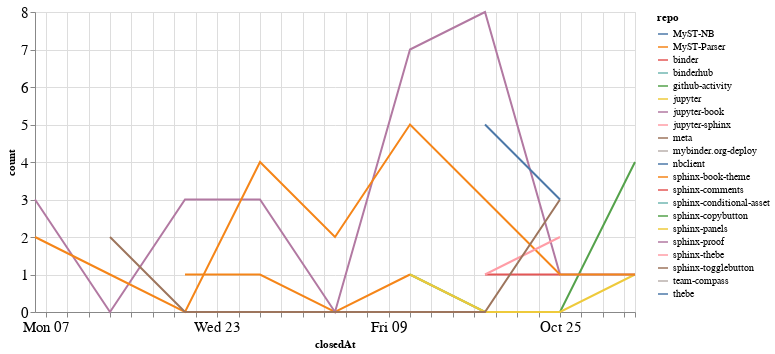

Source (notebook cell):
### Code cell
closed_by_time = closed_by.groupby('repo').resample('W', on='closedAt').count()['author'].reset_index()
closed_by_time = closed_by_time.rename(columns={'author': 'count'})

alt.Chart(closed_by_time, width=600).mark_line().encode(
    x='closedAt',
    y='count',
    color='repo',
    tooltip="repo"
)

### Figure 1 — Vega-Lite specification as saved in the notebook (floating-point values rounded to 4 significant figures)
{"config": {"axisLeft": {"labelFontSize": 15}, "axisBottom": {"labelFontSize": 15}}, "data": {"name": "data-0929281db7d0d0e816d9cb3b466b0695"}, "mark": "line", "encoding": {"color": {"type": "nominal", "field": "repo"}, "tooltip": {"type": "nominal", "field": "repo"}, "x": {"type": "temporal", "field": "closedAt"}, "y": {"type": "quantitative", "field": "count"}}, "width": 600, "$schema": "https://vega.github.io/schema/vega-lite/v4.8.1.json", "datasets": {"data-0929281db7d0d0e816d9cb3b466b0695": [{"repo": "MyST-NB", "closedAt": "2020-09-06T00:00:00", "count": 1}, {"repo": "MyST-Parser", "closedAt": "2020-09-20T00:00:00", "count": 1}, {"repo": "MyST-Parser", "closedAt": "2020-09-27T00:00:00", "count": 1}, {"repo": "MyST-Parser", "closedAt": "2020-10-04T00:00:00", "count": 0}, {"repo": "MyST-Parser", "closedAt": "2020-10-11T00:00:00", "count": 1}, {"repo": "binder", "closedAt": "2020-10-18T00:00:00", "count": 1}, {"repo": "binder", "closedAt": "2020-10-25T00:00:00", "count": 1}, {"repo": "binderhub", "closedAt": "2020-11-01T00:00:00", "count": 1}, {"repo": "github-activity", "closedAt": "2020-10-11T00:00:00", "count": 1}, {"repo": "github-activity", "closedAt": "2020-10-18T00:00:00", "count": 0}, {"repo": "github-activity", "closedAt": "2020-10-25T00:00:00", "count": 0}, {"repo": "github-activity", "closedAt": "2020-11-01T00:00:00", "count": 4}, {"repo": "jupyter", "closedAt": "2020-10-11T00:00:00", "count": 1}, {"repo": "jupyter", "closedAt": "2020-10-18T00:00:00", "count": 0}, {"repo": "jupyter", "closedAt": "2020-10-25T00:00:00", "count": 0}, {"repo": "jupyter", "closedAt": "2020-11-01T00:00:00", "count": 1}, {"repo": "jupyter-book", "closedAt": "2020-09-06T00:00:00", "count": 3}, {"repo": "jupyter-book", "closedAt": "2020-09-13T00:00:00", "count": 0}, {"repo": "jupyter-book", "closedAt": "2020-09-20T00:00:00", "count": 3}, {"repo": "jupyter-book", "closedAt": "2020-09-27T00:00:00", "count": 3}, {"repo": "jupyter-book", "closedAt": "2020-10-04T00:00:00", "count": 0}, {"repo": "jupyter-book", "closedAt": "2020-10-11T00:00:00", "count": 7}, {"repo": "jupyter-book", "closedAt": "2020-10-18T00:00:00", "count": 8}, {"repo": "jupyter-book", "closedAt": "2020-10-25T00:00:00", "count": 1}, {"repo": "jupyter-book", "closedAt": "2020-11-01T00:00:00", "count": 1}, {"repo": "jupyter-sphinx", "closedAt": "2020-09-27T00:00:00", "count": 1}, {"repo": "meta", "closedAt": "2020-09-13T00:00:00", "count": 2}, {"repo": "mybinder.org-deploy", "closedAt": "2020-10-18T00:00:00", "count": 1}, {"repo": "nbclient", "closedAt": "2020-09-13T00:00:00", "count": 1}, {"repo": "sphinx-book-theme", "closedAt": "2020-09-06T00:00:00", "count": 2}, {"repo": "sphinx-book-theme", "closedAt": "2020-09-13T00:00:00", "count": 1}, {"repo": "sphinx-book-theme", "closedAt": "2020-09-20T00:00:00", "count": 0}, {"repo": "sphinx-book-theme", "closedAt": "2020-09-27T00:00:00", "count": 4}, {"repo": "sphinx-book-theme", "closedAt": "2020-10-04T00:00:00", "count": 2}, {"repo": "sphinx-book-theme", "closedAt": "2020-10-11T00:00:00", "count": 5}, {"repo": "sphinx-book-theme", "closedAt": "2020-10-18T00:00:00", "count": 3}, {"repo": "sphinx-book-theme", "closedAt": "2020-10-25T00:00:00", "count": 1}, {"repo": "sphinx-book-theme", "closedAt": "2020-11-01T00:00:00", "count": 1}, {"repo": "sphinx-comments", "closedAt": "2020-09-27T00:00:00", "count": 1}, {"repo": "sphinx-conditional-asset", "closedAt": "2020-10-25T00:00:00", "count": 2}, {"repo": "sphinx-copybutton", "closedAt": "2020-09-27T00:00:00", "count": 1}, {"repo": "sphinx-panels", "closedAt": "2020-10-18T00:00:00", "count": 1}, {"repo": "sphinx-proof", "closedAt": "2020-09-27T00:00:00", "count": 1}, {"repo": "sphinx-thebe", "closedAt": "2020-10-18T00:00:00", "count": 1}, {"repo": "sphinx-thebe", "closedAt": "2020-10-25T00:00:00", "count": 2}, {"repo": "sphinx-togglebutton", "closedAt": "2020-09-13T00:00:00", "count": 2}, {"repo": "sphinx-togglebutton", "closedAt": "2020-09-20T00:00:00", "count": 0}, {"repo": "sphinx-togglebutton", "closedAt": "2020-09-27T00:00:00", "count": 0}, {"repo": "sphinx-togglebutton", "closedAt": "2020-10-04T00:00:00", "count": 0}, {"repo": "sphinx-togglebutton", "closedAt": "2020-10-11T00:00:00", "count": 0}, {"repo": "sphinx-togglebutton", "closedAt": "2020-10-18T00:00:00", "count": 0}, {"repo": "sphinx-togglebutton", "closedAt": "2020-10-25T00:00:00", "count": 3}, {"repo": "team-compass", "closedAt": "2020-10-11T00:00:00", "count": 1}, {"repo": "thebe", "closedAt": "2020-10-18T00:00:00", "count": 5}, {"repo": "thebe", "closedAt": "2020-10-25T00:00:00", "count": 3}]}}
